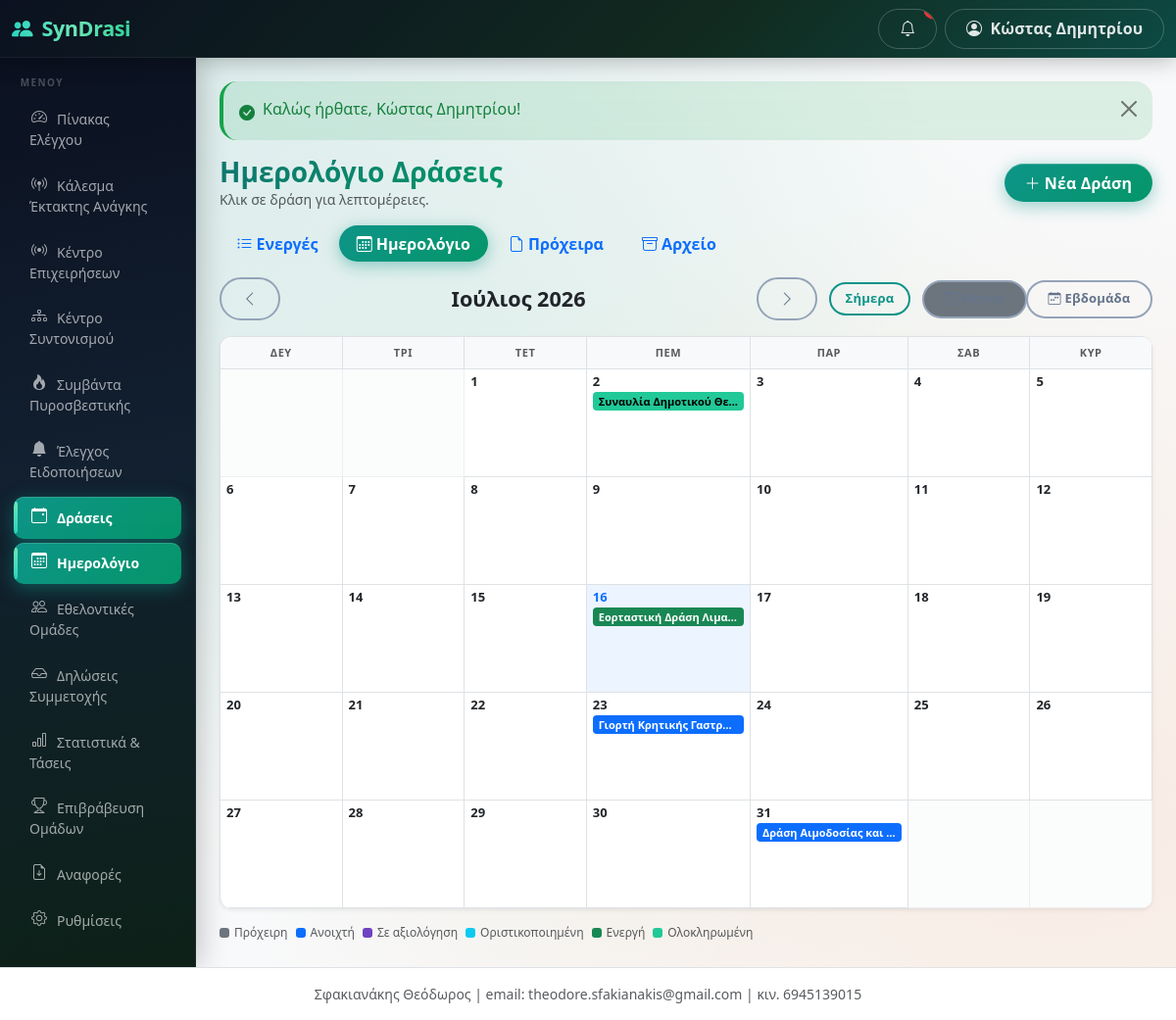
The app's page /public/events/calendar (signed in) with its own data.
### tables this page shows
CREATE TABLE users (
  id INT AUTO_INCREMENT PRIMARY KEY,
  municipality_id INT NULL,
  team_id INT NULL,
  name VARCHAR(255) NOT NULL,
  email VARCHAR(255) NOT NULL UNIQUE,
  phone VARCHAR(50) NULL,
  password_hash VARCHAR(255) NOT NULL,
  role ENUM('super_admin','municipality_admin','team_admin','event_operator') NOT NULL,
  status ENUM('active','inactive') NOT NULL DEFAULT 'active',
  language_code VARCHAR(10) NULL,
  last_login_at DATETIME NULL,
  created_at DATETIME NOT NULL DEFAULT CURRENT_TIMESTAMP,
  updated_at DATETIME NULL ON UPDATE CURRENT_TIMESTAMP,
  INDEX idx_users_municipality_id (municipality_id),
  INDEX idx_users_team_id (team_id),
  FOREIGN KEY (language_code) REFERENCES languages(code)
);

CREATE TABLE events (
  id INT AUTO_INCREMENT PRIMARY KEY,
  municipality_id INT NOT NULL,
  category_id INT NULL,
  title VARCHAR(255) NOT NULL,
  description TEXT NULL,
  location_name VARCHAR(255) NULL,
  address VARCHAR(255) NULL,
  latitude DECIMAL(10,7) NULL,
  longitude DECIMAL(10,7) NULL,
  start_datetime DATETIME NOT NULL,
  end_datetime DATETIME NOT NULL,
  requested_people INT NOT NULL DEFAULT 0,
  requested_vehicle TINYINT(1) NOT NULL DEFAULT 0,
  requested_medical_equipment TINYINT(1) NOT NULL DEFAULT 0,
  requested_items_json TEXT NULL,
  instructions TEXT NULL,
  status ENUM('draft','open','review','confirmed','active','closed','completed','cancelled') NOT NULL DEFAULT 'draft',
  public_token VARCHAR(64) NULL UNIQUE,
  published_at DATETIME NULL,
  created_by INT NOT NULL,
  created_at DATETIME NOT NULL DEFAULT CURRENT_TIMESTAMP,
  updated_at DATETIME NULL ON UPDATE CURRENT_TIMESTAMP,
  last_activity_at DATETIME NULL COMMENT 'bumped by live-ops writes; poll change detection (migration 040)',
  reconciliation_notes TEXT NULL,
  story_token VARCHAR(64) NULL COMMENT 'no-login public Story link',
  story_published_at DATETIME NULL,
  INDEX idx_events_municipality_id (municipality_id),
  INDEX idx_events_status (status),
  INDEX idx_events_start_datetime (start_datetime),
  INDEX idx_events_story_token (story_token),
  INDEX idx_events_muni_status_start (municipality_id, status, start_datetime)
);

### views/events/calendar.php (the view, shortened to what the rows shown need)
<?php
$monthNames = [
    1 => 'Ιανουάριος', 2 => 'Φεβρουάριος', 3 => 'Μάρτιος',
    4 => 'Απρίλιος',   5 => 'Μάιος',        6 => 'Ιούνιος',
    7 => 'Ιούλιος',    8 => 'Αύγουστος',    9 => 'Σεπτέμβριος',
   10 => 'Οκτώβριος', 11 => 'Νοέμβριος',   12 => 'Δεκέμβριος',
];
$terms = $terms ?? authority_context();
$eventPlural = $terms['event_plural'] ?? 'Δράσεις';
$eventSingularLc = mb_strtolower($terms['event_singular'] ?? 'Δράση', 'UTF-8');
$byDay = [];
foreach ($events as $ev) {
    $start = new DateTime($ev['start_datetime']);
    $end   = new DateTime($ev['end_datetime']);
    $cur   = clone $start;
    while ($cur <= $end) {
        if ((int) $cur->format('n') === $month && (int) $cur->format('Y') === $year) {
            $byDay[$cur->format('Y-m-d')][] = $ev;
        }
        $cur->modify('+1 day');
    }
}
$daysInMonth = cal_days_in_month(CAL_GREGORIAN, $month, $year);
$firstDow = (int) (new DateTime(sprintf('%04d-%02d-01', $year, $month)))->format('w');
$firstDow = ($firstDow + 6) % 7;
$today = date('Y-m-d');
function calStatusClass(string $s): string {
    return match($s) {
        'draft'     => 'cal-draft',
        'open'      => 'cal-open',
        'review'    => 'cal-review',
        'confirmed' => 'cal-confirmed',
        'active'    => 'cal-active',
        'completed' => 'cal-completed',
        'closed'    => 'cal-closed',
        default     => 'cal-other',
    };
}
?>
<div class="d-flex flex-wrap justify-content-between align-items-center mb-3 gap-2">
  <div>
    <h1 class="h3 mb-0"><?= e(t('events/calendar.001', 'Ημερολόγιο')) ?> <?= e($eventPlural) ?></h1>
    <p class="text-muted small mb-0"><?= e(t('events/calendar.011', 'Κλικ σε')) ?> <?= e($eventSingularLc) ?> <?= e(t('events/calendar.012', 'για λεπτομέρειες.')) ?></p>
  </div>
  <?php if (current_role() === 'municipality_admin'): ?>
  <a href="<?= e(url('/events/create')) ?>" class="btn btn-primary">
    <i class="bi bi-plus-lg me-1"></i><?= e($terms['event_new'] ?? 'Νέα Δράση') ?>
  </a>
  <?php endif; ?>
</div>
<ul class="nav nav-pills mb-3 gap-1">
  <li class="nav-item"><a class="nav-link" href="<?= e(url('/events')) ?>"><i class="bi bi-list-ul me-1"></i><?= e(t('events/calendar.003', 'Ενεργές')) ?></a></li>
  <li class="nav-item"><a class="nav-link active" href="<?= e(url('/events/calendar')) ?>"><i class="bi bi-calendar3 me-1"></i><?= e(t('events/calendar.001', 'Ημερολόγιο')) ?></a></li>
  <li class="nav-item"><a class="nav-link" href="<?= e(url('/events/drafts')) ?>"><i class="bi bi-file-earmark me-1"></i><?= e(t('events/calendar.004', 'Πρόχειρα')) ?></a></li>
  <li class="nav-item"><a class="nav-link" href="<?= e(url('/events/completed')) ?>"><i class="bi bi-archive me-1"></i><?= e(t('events/calendar.005', 'Αρχείο')) ?></a></li>
</ul>
<div class="cal-nav">
  <a href="<?= e(url('/events/calendar?m=' . $prevMonth)) ?>" class="btn btn-outline-secondary">
    <i class="bi bi-chevron-left"></i>
  </a>
  <h2 class="text-center">
    <?= e($monthNames[$month]) ?> <?= $year ?>
  </h2>
  <a href="<?= e(url('/events/calendar?m=' . $nextMonth)) ?>" class="btn btn-outline-secondary">
    <i class="bi bi-chevron-right"></i>
  </a>
  <a href="<?= e(url('/events/calendar?m=' . date('Y-m'))) ?>"
     class="btn btn-outline-primary btn-sm ms-auto"
     <?= date('Y-m') === sprintf('%04d-%02d', $year, $month) ? 'disabled' : '' ?>>
    <?= e(t('events/calendar.006', 'Σήμερα')) ?>
  </a>
  <div class="btn-group btn-group-sm cal-view-toggle" role="group">
    <button type="button" class="btn btn-outline-secondary active" id="btnMonthView">
      <i class="bi bi-calendar3 me-1"></i><?= e(t('events/calendar.007', 'Μήνας')) ?>
    </button>
    <button type="button" class="btn btn-outline-secondary" id="btnWeekView">
      <i class="bi bi-calendar-week me-1"></i><?= e(t('events/calendar.008', 'Εβδομάδα')) ?>
    </button>
  </div>
</div>
<div id="monthView">
  <div class="cal-grid shadow-sm">
    <?php $dowLabels = ['Δευ', 'Τρι', 'Τετ', 'Πεμ', 'Παρ', 'Σαβ', 'Κυρ']; ?>
    <?php foreach ($dowLabels as $dl): ?>
      <div class="cal-dow-header"><?= $dl ?></div>
    <?php endforeach; ?>
    <?php for ($i = 0; $i < $firstDow; $i++): ?>
      <div class="cal-cell other-month"></div>
    <?php endfor; ?>
    <?php for ($d = 1; $d <= $daysInMonth; $d++): ?>
      <?php
        $dateKey  = sprintf('%04d-%02d-%02d', $year, $month, $d);
        $dayEvents = $byDay[$dateKey] ?? [];
        $isToday  = ($dateKey === $today);
        $classes  = 'cal-cell' . ($isToday ? ' today' : '') . ($dayEvents ? ' has-events' : '');
      ?>
      <div class="<?= $classes ?>" data-date="<?= e($dateKey) ?>">
        <div class="cal-day-num"><?= $d ?></div>
        <?php if ($dayEvents): ?>
          <div class="cal-pills">
            <?php foreach ($dayEvents as $ev): ?>
              <a href="<?= e(url('/events/' . $ev['id'])) ?>"
                 class="cal-pill <?= calStatusClass($ev['status']) ?>"
                 title="<?= e($ev['title']) ?> · <?= e(greek_status($ev['status'])) ?> · <?= e(gr_time($ev['start_datetime'])) ?>">
                <?= e(mb_strimwidth($ev['title'], 0, 22, '…')) ?>
              </a>
            <?php endforeach; ?>
          </div>
        <?php endif; ?>
      </div>
    <?php endfor; ?>
    <?php
      $totalCells = $firstDow + $daysInMonth;
      $trailing   = (7 - ($totalCells % 7)) % 7;
      for ($i = 0; $i < $trailing; $i++):
    ?>
      <div class="cal-cell other-month"></div>
    <?php endfor; ?>
  </div>
  <div class="cal-legend mt-3">
    <?php
    $legendItems = [
      'draft'     => ['#6c757d', 'Πρόχειρη'],
      'open'      => ['#0d6efd', 'Ανοιχτή'],
      'review'    => ['#6f42c1', 'Σε αξιολόγηση'],
      'confirmed' => ['#0dcaf0', 'Οριστικοποιημένη'],
      'active'    => ['#198754', 'Ενεργή'],
      'completed' => ['#20c997', 'Ολοκληρωμένη'],
    ];
    foreach ($legendItems as $st => [$color, $label]):
    ?>
      <div class="cal-legend-item">
        <div class="cal-legend-dot" style="background:<?= $color ?>"></div>
        <?= e($label) ?>
      </div>
    <?php endforeach; ?>
  </div>
</div>

### app/Helpers/Router.php (shortened to what the rows shown need)
<?php
class Router
{
    private $routes = [];
    public function get($pattern, $handler, array $options = [])
    {
        $this->routes[] = ['GET', $pattern, $handler, $options];
    }
    public function post($pattern, $handler, array $options = [])
    {
        $this->routes[] = ['POST', $pattern, $handler, $options];
    }
    public function dispatch($method, $uri)
    {
        $path = parse_url($uri, PHP_URL_PATH);
        $base = base_uri();
        if ($base !== '' && strpos($path, $base) === 0) {
            $path = substr($path, strlen($base));
        } else {
            $parent = preg_replace('#/public$#', '', $base);
            if ($parent !== $base && $parent !== '' && strpos($path, $parent) === 0) {
                $path = substr($path, strlen($parent));
            }
        }
        $path = '/' . trim($path, '/');
        foreach ($this->routes as $route) {
            list($m, $pattern, $handler, $options) = $route;
            if ($m !== $method) {
                continue;
            }
            $regex = '#^' . preg_replace_callback(
                '/\{([a-zA-Z_]+)\}/',
                function ($m) {
                    return $m[1] === 'token' ? '([A-Za-z0-9]+)' : '(\d+)';
                },
                $pattern
            ) . '$#';
            if (preg_match($regex, $path, $matches)) {
                array_shift($matches);
                $this->enforceAccess($options);
                list($class, $action) = explode('@', $handler);
                $controller = new $class();
                return call_user_func_array([$controller, $action], $matches);
            }
        }
    }
    private function enforceAccess(array $options)
    {
        if (!empty($options['roles'])) {
            requireRole($options['roles']);
            return;
        }
    }
}

### views/layouts/header.php (shortened to what the rows shown need)
<?php $unreadCount = is_logged_in() ? Notification::unreadCount($_SESSION['user_id']) : 0; ?>
<!DOCTYPE html>
<html lang="el">
<head>
<link href="https://cdn.jsdelivr.net/npm/bootstrap@5.3.3/dist/css/bootstrap.min.css" rel="stylesheet">
<link href="https://cdn.jsdelivr.net/npm/bootstrap-icons@1.11.3/font/bootstrap-icons.min.css" rel="stylesheet">
<link href="<?= e(url('/assets/css/app.css')) ?>" rel="stylesheet">
</head>
<body class="bg-light">
<nav class="navbar navbar-dark syndrasi-topbar sticky-top">
  <div class="container-fluid">
    <div class="d-flex align-items-center">
      <button class="btn btn-outline-light d-lg-none me-2" type="button" data-bs-toggle="offcanvas" data-bs-target="#sidebarMenu" aria-label="<?= e(t('layouts/header.006', 'Μενού')) ?>">
      </button>
      <a class="navbar-brand fw-bold" href="<?= e(url('/')) ?>">
        <i class="bi bi-people-fill me-1"></i> SynDrasi
      </a>
    </div>
    <div class="d-flex align-items-center gap-2">
      <a href="<?= e(url('/notifications')) ?>" class="btn btn-outline-light position-relative" title="<?= e(t('layouts/header.008', 'Ειδοποιήσεις')) ?>" id="navNotifBell">
        <i class="bi bi-bell"></i>
        <span class="position-absolute top-0 start-100 translate-middle badge rounded-pill bg-danger"
              id="navNotifBadge" <?= $unreadCount > 0 ? '' : 'style="display:none"' ?>><?= (int) $unreadCount ?></span>
      </a>
      <div class="dropdown">
        <button class="btn btn-outline-light dropdown-toggle" data-bs-toggle="dropdown">
          <i class="bi bi-person-circle me-1"></i>
          <span class="d-none d-md-inline"><?= e(current_user() ? current_user()['name'] : '') ?></span>
        </button>
      </div>
    </div>
  </div>
</nav>
<div class="container-fluid">
  <div class="row">
    <?php include BASE_PATH . '/views/layouts/sidebar.php'; ?>
    <main class="col-lg-10 ms-sm-auto px-3 px-md-4 py-4">
      <?php include BASE_PATH . '/views/layouts/flash.php'; ?>

### views/layouts/sidebar.php (shortened to what the rows shown need)
<?php
$role = current_role();
$currentPath = parse_url($_SERVER['REQUEST_URI'], PHP_URL_PATH);
$midForTerms = function_exists('current_municipality_id') ? current_municipality_id() : null;
$authorityTerms = $midForTerms ? authority_context($midForTerms) : authority_defaults('municipality');
$authorityTypeForMenu = $authorityTerms['authority_type'] ?? 'municipality';
$eventMenuLabel = t('authority/' . $authorityTypeForMenu . '.event_plural', $authorityTerms['event_plural'] ?? 'Δράσεις');
$teamMenuLabel = t('authority/' . $authorityTypeForMenu . '.team_plural', $authorityTerms['team_plural'] ?? 'Εθελοντικές Ομάδες');
$menus = [];
if ($role === 'municipality_admin') {
    $menus = [
        ['/dashboard',    'bi-speedometer2',              t('layouts/sidebar.003', 'Πίνακας Ελέγχου')],
        ['/mobilizations', 'bi-broadcast-pin',            t('layouts/sidebar.004', 'Κάλεσμα Έκτακτης Ανάγκης')],
        ['/operations',   'bi-broadcast',                 t('layouts/sidebar.005', 'Κέντρο Επιχειρήσεων')],
        ['/operations/war-room', 'bi-diagram-3',          t('layouts/sidebar.006', 'Κέντρο Συντονισμού')],
        ['/fire-service', 'bi-fire',                       t('layouts/sidebar.007', 'Συμβάντα Πυροσβεστικής')],
        ['/notification-center', 'bi-bell-fill',           t('layouts/sidebar.008', 'Έλεγχος Ειδοποιήσεων')],
        ['/events',       'bi-calendar-event',            $eventMenuLabel],
        ['/events/calendar', 'bi-calendar3',              t('layouts/sidebar.009', 'Ημερολόγιο')],
        ['/teams',        'bi-people',                    $teamMenuLabel],
        ['/applications', 'bi-inbox',                     t('layouts/sidebar.010', 'Δηλώσεις Συμμετοχής')],
        ['/statistics',   'bi-bar-chart',                 t('layouts/sidebar.011', 'Στατιστικά & Τάσεις')],
        ['/awards',       'bi-trophy',                    t('layouts/sidebar.012', 'Επιβράβευση Ομάδων')],
        ['/reports',      'bi-file-earmark-arrow-down',   t('layouts/sidebar.013', 'Αναφορές')],
        ['/settings',     'bi-gear',                      t('layouts/sidebar.014', 'Ρυθμίσεις')],
    ];
}
$base = base_uri();
function sidebar_active($path, $currentPath, $base)
{
    $full = $base . $path;
    if (in_array($path, ['/dashboard','/team/dashboard','/admin/dashboard','/events/calendar'], true)) {
        return $currentPath === $full;
    }
    return strpos($currentPath, $full) === 0;
}
?>
<div class="offcanvas-lg offcanvas-start col-lg-2 d-lg-block sidebar p-0" tabindex="-1" id="sidebarMenu">
  <?php
  if (in_array($role, ['municipality_admin', 'event_operator'], true)) {
      $mid = current_municipality_id();
      if ($mid && class_exists('MunicipalitySetting')) {
          $sidebarLogoUrl = MunicipalitySetting::get($mid, 'branding_logo', '');
      }
  }
  ?>
  <div class="sidebar-label"><?= e(t('layouts/sidebar.001', 'Μενού')) ?></div>
  <ul class="nav flex-column mb-auto px-1 pb-4">
    <?php foreach ($menus as $m): ?>
    <li class="nav-item">
      <a href="<?= e(url($m[0])) ?>"
         class="nav-link sidebar-link<?= sidebar_active($m[0], $currentPath, $base) ? ' active' : '' ?>">
        <i class="bi <?= e($m[1]) ?> me-2"></i><?= e($m[2]) ?>
      </a>
    </li>
    <?php endforeach; ?>
  </ul>
</div>

### records on screen
users: name "Κώστας Δημητρίου", language_code "ΜΕΝΟΎ", language_code "Ημερολόγιο", language_code "Κλικ σε", language_code "για λεπτομέρειες.", language_code "Ενεργές", language_code "Πρόχειρα", language_code "Αρχείο", language_code "Σήμερα", language_code "Εβδομάδα"
events: title "Συναυλία Δημοτικού Θε…"
events: title "Εορταστική Δράση Λιμα…"
events: title "Γιορτή Κρητικής Γαστρ…"
events: title "Δράση Αιμοδοσίας και …"

### other values on screen
$m[2] "Πίνακας Ελέγχου"
$m[2] "Κάλεσμα Έκτακτης Ανάγκης"
$m[2] "Κέντρο Επιχειρήσεων"
$m[2] "Κέντρο Συντονισμού"
$m[2] "Συμβάντα Πυροσβεστικής"
$m[2] "Έλεγχος Ειδοποιήσεων"
$m[2] "Δράσεις"
$m[2] "Ημερολόγιο"
$m[2] "Εθελοντικές Ομάδες"
$m[2] "Δηλώσεις Συμμετοχής"
$m[2] "Στατιστικά & Τάσεις"
$m[2] "Επιβράβευση Ομάδων"
$m[2] "Αναφορές"
$m[2] "Ρυθμίσεις"
$f['message'] "Καλώς ήρθατε, Κώστας Δημητρίου!"
